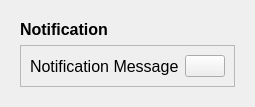
        <widget class="QCustomSlideMenu" name="popupNotification" native="true">
         <layout class="QVBoxLayout" name="verticalLayout_16">
          <item>
           <widget class="QWidget" name="popupNotificationSub" native="true">
            <layout class="QVBoxLayout" name="verticalLayout_17">
             <item>
              <widget class="QLabel" name="label_10">
               <property name="font">
                <font>
                 <family>Arial</family>
                 <pointsize>12</pointsize>
                 <weight>75</weight>
                 <bold>true</bold>
                </font>
               </property>
               <property name="text">
                <string>Notification</string>
               </property>
              </widget>
             </item>
             <item>
              <widget class="QFrame" name="frame_8">
               <property name="frameShape">
                <enum>QFrame::StyledPanel</enum>
               </property>
               <property name="frameShadow">
                <enum>QFrame::Raised</enum>
               </property>
               <layout class="QHBoxLayout" name="horizontalLayout_8">
                <item>
                 <widget class="QLabel" name="lbl_content_Notification">
                  <property name="sizePolicy">
                   <sizepolicy hsizetype="Expanding" vsizetype="Preferred">
                    <horstretch>0</horstretch>
                    <verstretch>0</verstretch>
                   </sizepolicy>
                  </property>
                  <property name="font">
                   <font>
                    <family>Arial</family>
                    <pointsize>12</pointsize>
                    <weight>50</weight>
                    <bold>false</bold>
                   </font>
                  </property>
                  <property name="text">
                   <string>Notification Message</string>
                  </property>
                 </widget>
                </item>
                <item>
                 <widget class="QPushButton" name="CloseNotificationBtn">
                  <property name="toolTip">
                   <string>Close Notification Message</string>
                  </property>
                  <property name="text">
                   <string/>
                  </property>
                  <property name="icon">
                   <iconset>
                    <normaloff>:/icons/icons/x-circle.svg</normaloff>:/icons/icons/x-circle.svg</iconset>
                  </property>
                  <property name="iconSize">
                   <size>
                    <width>24</width>
                    <height>24</height>
                   </size>
                  </property>
                 </widget>
                </item>
               </layout>
              </widget>
             </item>
            </layout>
           </widget>
          </item>
         </layout>
        </widget>
